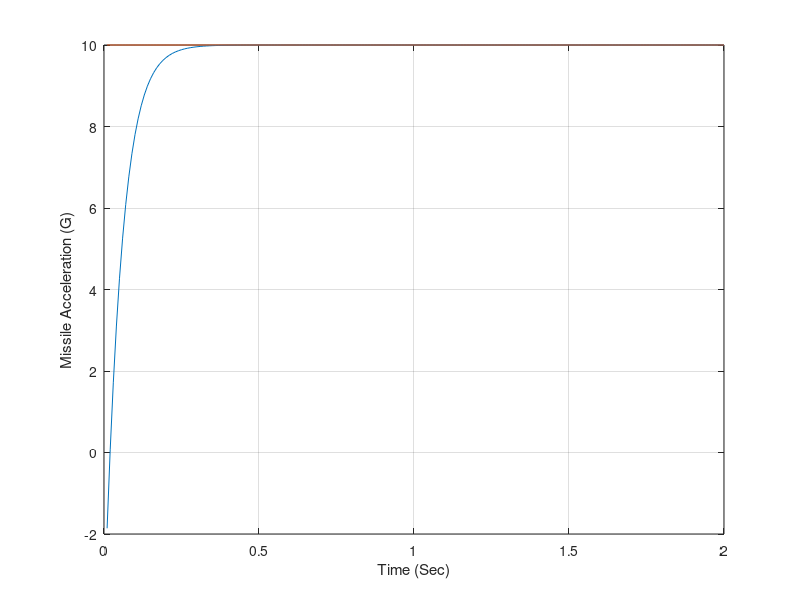

The MATLAB source for this figure: (Note: this script raises an error after producing the figure.)
n=0;

%missile spec
VM=3000.; %미사일 속도
A=1000.;% 소리 속도
XMACH=VM/A; %마하 값
B=sqrt(XMACH^2-1);% normal force 방정식 매개변수
ALT=0.; % 고도
DIAM=1.; %동체 지름
FR=3.; %Radome 길이
XL=20.; % 로켓 길이
XHL=19.5; % Hinge까지 길이
XCG=10.; % 무게중심까지 길이 (가정)
CTW=0.; % Wing tip length
CRW=6.; % Wing root length
HW=2.; % Wing height
CTT=0.; % Tail tip length
CRT=2.; % Tail root length
HT=2.; % Tail height
XN=4.;
WGT=1000.;% weight missile
if ALT<=30000.
    RHO=.002378*exp(-ALT/30000.);% 밀도
else
    RHO=.0034*exp(-ALT/22000.); % 밀도
end
SWING=.5*HW*(CTW+CRW);% wing area
STAIL=.5*HT*(CTT+CRT);% tail area
SREF=3.1416*DIAM*DIAM/4.;%Reference area
XLP=FR*DIAM;%L'
SPLAN=(XL-XLP)*DIAM+1.33*XLP*DIAM/2.;%Planform Area
XCPN=2*XLP/3;% nose의 압력중심
AN=.67*XLP*DIAM;% nose Area(?)
AB=(XL-XLP)*DIAM;% Body Area
XCPB=(.67*AN*XLP+AB*(XLP+.5*(XL-XLP)))/(AN+AB);% body의 압력중심
XCPW=XLP+XN+.7*CRW-.2*CTW;% wing의 압력중심
XIYY=WGT*(3*((DIAM/2)^2)+XL*XL)/(12*32.2);% 미사일 관성 모멘트
Q=.5*RHO*VM*VM;%동력압력
%missile spec

TMP1=(XCG-XCPW)/DIAM;
TMP2=(XCG-XHL)/DIAM;
TMP3=(XCG-XCPB)/DIAM;
TMP4=(XCG-XCPN)/DIAM;

XNCG=10.;%Command Acceleration
P1=WGT*XNCG/(Q*SREF); %C_NTRIM
 
% Y series
Y1=2.+8*SWING/(B*SREF)+8*STAIL/(B*SREF);
Y2=1.5*SPLAN/SREF;
Y3=8*STAIL/(B*SREF);
Y4=2*TMP4+8*SWING*TMP1/(B*SREF)+8*STAIL*TMP2/(B*SREF);
Y5=1.5*SPLAN*TMP3/SREF;
Y6=8*STAIL*TMP2/(B*SREF);
% Y series

% P series
P2=Y2-Y3*Y5/Y6;
P3=Y1-Y3*Y4/Y6;
% P series

%trim factor
ALFTR=(-P3+sqrt(P3*P3+4.*P2*P1))/(2.*P2); %angle of attack trim
DELTR=-Y4*ALFTR/Y6-Y5*ALFTR*ALFTR/Y6; %deflection trim
 
%airframe transfer function
CNA=2+1.5*SPLAN*ALFTR/SREF+8*SWING/(B*SREF)+8*STAIL/(B*SREF);
CND=8*STAIL/(B*SREF);
CMAP=2*TMP4+1.5*SPLAN*ALFTR*TMP3/SREF+8*SWING*TMP1/(B*SREF);
CMA=CMAP+8*STAIL*TMP2/(B*SREF);
CMD=8*STAIL*TMP2/(B*SREF);
XMA=Q*SREF*DIAM*CMA/XIYY;
XMD=Q*SREF*DIAM*CMD/XIYY;
ZA=-32.2*Q*SREF*CNA/(WGT*VM);
ZD=-32.2*Q*SREF*CND/(WGT*VM);
WZ=sqrt((XMA*ZD-ZA*XMD)/ZD);
WAF=sqrt(-XMA);
ZAF=.5*WAF*ZA/XMA;
XK1=-VM*(XMA*ZD-XMD*ZA)/(1845*XMA);
XK2=XK1;
TA=XMD/(XMA*ZD-XMD*ZA);
XK3=1845*XK1/VM;
%airframe transfer function

%auto-pilot function
XKR=.1;
XKDC=(1.-XKR*XK3)/(XK1*XKR); %22_1에서 이거 변경

E=0.;
ED=0.;

T=0; % time
H=.0001; %time step

S=0;

while T<1.99999
    EOLD=E;
    EDOLD=ED;
    STEP=1;
    FLAG=0;
    while STEP<=1
        if FLAG==1
            STEP=2;
            E=E+H*ED;
            ED=ED+H*EDD;
            T=T+H;
        end
        THD=XK3*(E+TA*ED);
        DEL=XKR*(XKDC*XNCG+THD);
        EDD=WAF*WAF*(DEL-E-2.*ZAF*ED/WAF);
        XNL=XK1*(E-EDD/WZ^2);
        FLAG=1;
    end
    FLAG=0;
    E=.5*(EOLD+E+H*ED);
    ED=.5*(EDOLD+ED+H*EDD);
    S=S+H;
    if S>=.0099999
        S=0.;
        n=n+1;
        ArrayT(n)=T;
        ArrayXNL(n)=XNL;
        ArrayXNCG(n)=XNCG;
    end
end
figure
plot(ArrayT,ArrayXNL,ArrayT,ArrayXNCG),grid
xlabel('Time (Sec)')
ylabel('Missile Acceleration (G)')
clc
output=[Array'',ArrayXNL',ArrayXNCG'];
save datfil.txt output -ascii
disp ’simulation finished’
